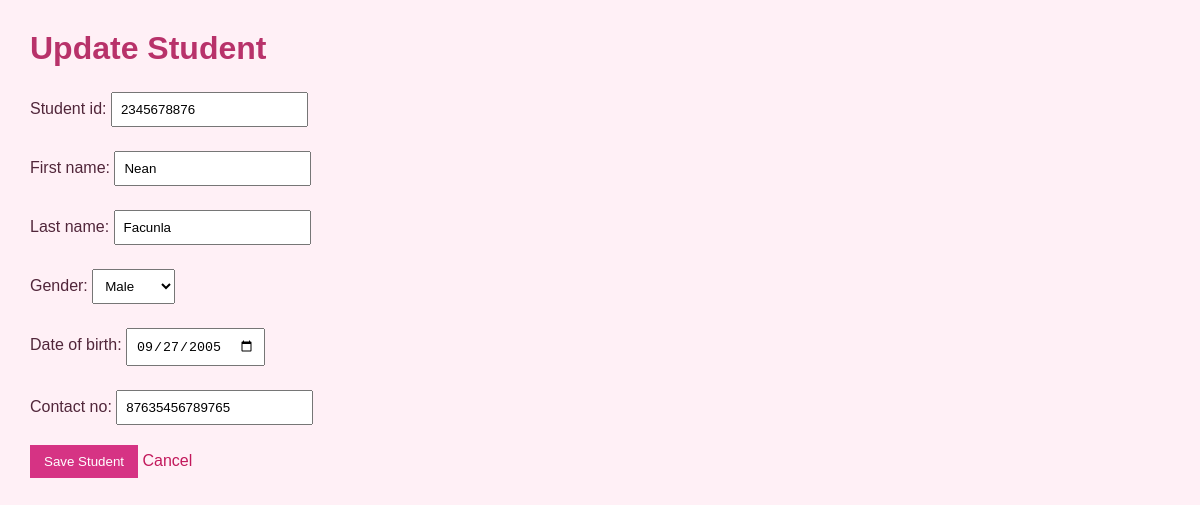
The page /registration/students/9/edit/ (signed in) on the database its author committed.
### registration/models.py (models this page shows, shortened)
class Student(models.Model):
    GENDER_CHOICES = [
        ("Male", "Male"),
        ("Female", "Female"),
    ]
    student_id = models.CharField(max_length=20, unique=True)
    first_name = models.CharField(max_length=100)
    last_name = models.CharField(max_length=100)
    gender = models.CharField(max_length=10, choices=GENDER_CHOICES)
    date_of_birth = models.DateField()
    contact_no = models.CharField(max_length=20)

### registration/views.py (the view)
# urls.py: path("students/<int:pk>/edit/", views.student_update, name="student_update"),
@user_passes_test(staff_check, login_url="login")
def student_update(request, pk):
    student = get_object_or_404(Student, pk=pk)
    if request.method == "POST":
        form = StudentForm(request.POST, instance=student)
        if form.is_valid():
            form.save()
            messages.success(request, "Student record updated successfully.")
            return redirect("student_detail", pk=student.pk)
    else:
        form = StudentForm(instance=student)
    return render(
        request,
        "registration/student_form.html",
        {
            "form": form,
            "page_title": "Update Student",
            "student": student,
        },
    )

### registration/forms.py
class StudentForm(forms.ModelForm):
    class Meta:
        model = Student
        fields = [
            "student_id",
            "first_name",
            "last_name",
            "gender",
            "date_of_birth",
            "contact_no",
        ]
        widgets = {
            "date_of_birth": forms.DateInput(attrs={"type": "date"}),
        }

### registration/views.py (called while the page is built)
def staff_check(user):
    return user.is_authenticated and user.is_staff

### registration/templates/registration/student_form.html (shortened to what this page needs)
{% load static %}
<!DOCTYPE html>
<html lang="en">
<head>
    <link rel="stylesheet" href="{% static 'registration/style.css' %}">
</head>
<body>
    <h1>{{ page_title }}</h1>
    <form method="post">
        {{ form.as_p }}
        <button type="submit">Save Student</button>
        <a href="{% url 'student_list' %}">Cancel</a>
    </form>
</body>
</html>

### registration/static/registration/style.css (style rules this page uses)
body { font-family: Arial, sans-serif; background: #fff0f6; color: #51263a; margin: 30px; }
h1 { color: #b8326a; }
a { color: #c2185b; text-decoration: none; }
button { background: #d63384; color: #ffffff; border: 0; padding: 9px 14px; cursor: pointer; }
input, select { padding: 8px; margin: 4px 0; }

### rows shown on the page
Student: student_id "2345678876", first_name "Nean", last_name "Facunla", gender "Male", date_of_birth "09/27/2005", contact_no "87635456789765"

### other values the page prints
{{ page_title }} "Update Student"
